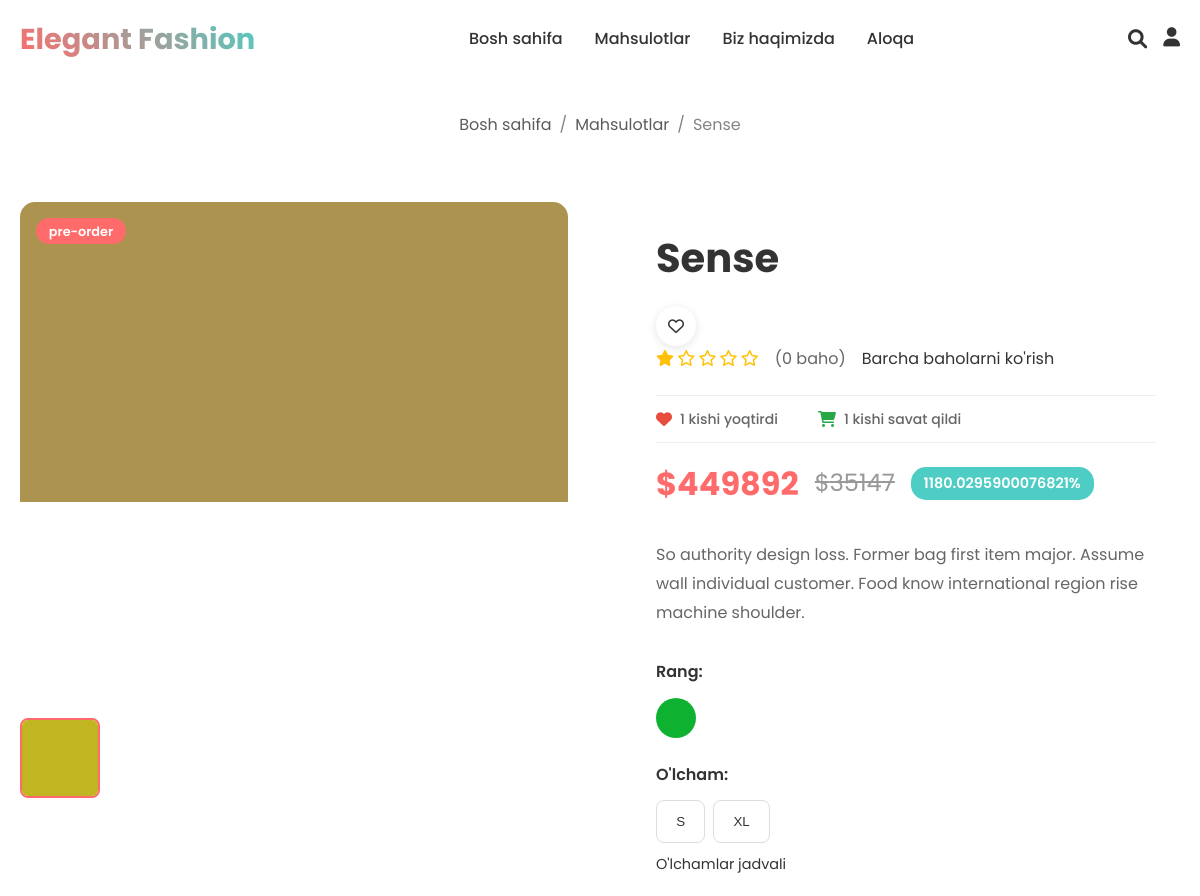
The app's page /product_details/8/ (upper part), older data.
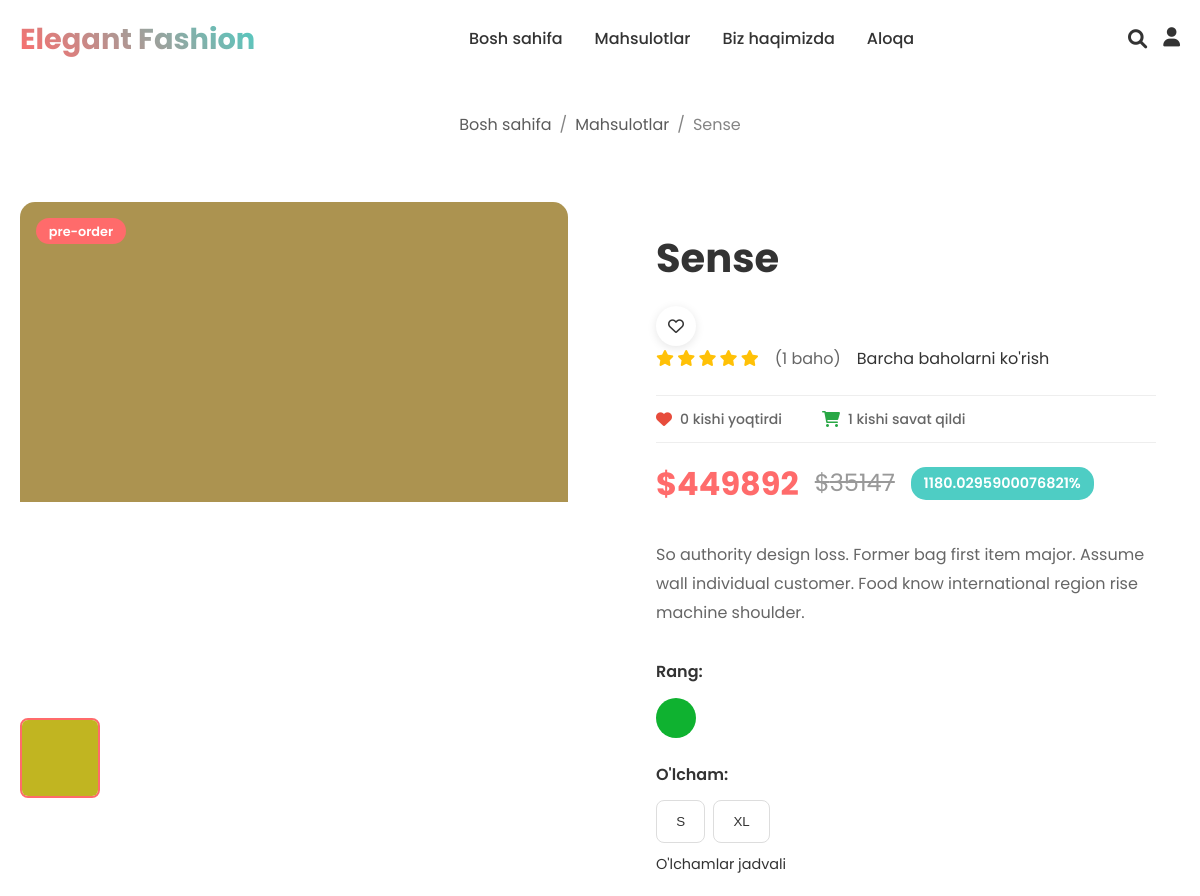
The same page, newer data.
### home/models.py (models this page shows, shortened)
class Product(models.Model):
    name = models.CharField(max_length=200)
    category = models.ForeignKey('Category', on_delete=models.CASCADE)
    description = models.TextField()
    current_price = models.IntegerField( blank=True, null=True)
    old_price = models.IntegerField( blank=True, null=True)
    main_image = models.ImageField(upload_to='')
    images = models.ManyToManyField('Images')
    grade = models.IntegerField(default=0)
    status = models.ForeignKey('Status', on_delete=models.CASCADE)
    count = models.IntegerField(default=0)
    colors = models.ManyToManyField('Colors')
    sizes = models.ManyToManyField('Sizes')
    materials = models.ForeignKey('Materials', on_delete=models.CASCADE, null=True)
    lengths = models.IntegerField(null=True, blank=True)
    producer = models.ForeignKey('Producer', on_delete=models.CASCADE, null=True)
    guarantee = models.IntegerField(null=True, blank=True)
    content = RichTextField(blank=True, null=True)
    top = models.BooleanField(default=False)

class Status(models.Model):
    name = models.CharField(max_length=50)
    def __str__(self):
        return self.name

### home/views.py (the view)
# urls.py: path('product_details/<int:id>/', product_details, name='product_details'),
def product_details(request, id):
    product = get_object_or_404(Product, id=id)
    discount = (product.current_price / product.old_price * 100)-100
    all_reviews = ProductView.objects.filter(product=product).order_by('-createddate')
    reviews_with_rating = ProductView.objects.filter(product=product, rate__gt=0)
    if reviews_with_rating.exists():
        total_rating = sum(review.rate for review in reviews_with_rating)
        average_rating = round(total_rating / reviews_with_rating.count(), 1)
    else:
        average_rating = 0
    rating_counts = {
        5: reviews_with_rating.filter(rate=5).count(),
        4: reviews_with_rating.filter(rate=4).count(),
        3: reviews_with_rating.filter(rate=3).count(),
        2: reviews_with_rating.filter(rate=2).count(),
        1: reviews_with_rating.filter(rate=1).count(),
    }
    total_reviews_count = reviews_with_rating.count()
    rating_percentages = {}
    for rating, count in rating_counts.items():
        if total_reviews_count > 0:
            rating_percentages[rating] = round((count / total_reviews_count) * 100)
        else:
            rating_percentages[rating] = 0
    context = {
        'product': product,
        'discount': discount,
        'all_reviews': all_reviews,
        'reviews_with_rating': reviews_with_rating,
        'average_rating': average_rating,
        'total_reviews_count': total_reviews_count,
        'rating_counts': rating_counts,
        'rating_percentages': rating_percentages,
    }
    return render(request, 'product-detail.html', context)

### home/models.py (called while the page is built)
    def __str__(self):
        return self.name

    def __str__(self):
        return self.name

    def __str__(self):
        return self.name

    def __str__(self):
        return self.name

### home/tags.py (called while the page is built)
@register.filter
def product_cart_count(product):
    return Cart.objects.filter(product=product).count()

@register.filter
def product_likes_count(product):
    return Like.objects.filter(product=product).count()

@register.filter
def categories(user):
    return Category.objects.all()

@register.filter
def star_rating_html(rating):
    if rating is None or rating == 0:
        rating = 0
    rating = max(1, min(5, int(rating)))
    html = ""
    for i in range(1, 6):
        if i <= rating:
            html += '<i class="fas fa-star text-warning"></i>'
        else:
            html += '<i class="far fa-star text-muted"></i>'
    return html

@register.filter
def reviews_count(product):
    from .models import ProductView
    return ProductView.objects.filter(product=product).count()

### templates/product-detail.html (shortened to what the changed rows need)
{% extends 'base.html' %}{% load static %} {% load tags %}
{% block content %}
    <section class="breadcrumb-section">
        <div class="container">
            <nav class="breadcrumb">
                <a href="{% url 'home' %}">Bosh sahifa</a>
                <span>/</span>
                <a href="{% url 'product' %}">Mahsulotlar</a>
                <span>/</span>
                <span id="productName">{{ product.name }}</span>
            </nav>
        </div>
    </section>
    <section class="product-detail">
        <div class="container">
            <div class="product-detail-content">
                <div class="product-images">
                    <div class="main-image">
                        <div class="image-placeholder main-product-img product1">
                            <img class="product-image" src="{{ product.main_image.url }}" alt="{{ product.name }}">
                        </div>
                        <div class="image-badges">
                            <span class="badge new">{{ product.status }}</span>
                        </div>
                    </div>
                </div>
                <div class="product-info">
                    <div>
                    <h1 class="product-title">{{ product.name }} </h1>
                    <a href="{% url 'like_product' product.id  %}?path={{ request.path }}" class="action-btn">{% if user.is_authenticated and product|in_likes:request.user %} <i class="fas fa-heart"></i>{% else %} <i class="far fa-heart"></i> {% endif %} </a>
                    </div>
                    <div class="product-rating">
                        <div class="stars">
                            {{ average_rating|star_rating_html|safe }}
                        </div>
                        <span class="rating-text">({{ product|reviews_count }} baho)</span>
                        <a href="#reviews" class="reviews-link">Barcha baholarni ko'rish</a>
                    </div>
                    <div class="product-stats">
                        <span class="likes-stats">
                            <i class="fas fa-heart"></i>
                            {{ product|product_likes_count }} kishi yoqtirdi
                        </span>
                        <br>
                        <span class="cart-stats">
                            <i class="fas fa-shopping-cart"></i>
                            {{ product|product_cart_count }} kishi savat qildi
                        </span>
                    </div>
                    <div class="product-price">
                        <span class="current-price">${{ product.current_price }}</span>
                        <span class="old-price">${{ product.old_price }}</span>
                        <span class="discount">{{ discount }}%</span>
                    </div>
                    <div class="product-description">
                        <p>{{ product.description }}</p>
                    </div>
                </div>
            </div>
        </div>
    </section>
 {% endblock %}

Row changes from the older to the newer data that the page shows:
changed Product "Sense": id "0" → "1"; id "1" → "0"
